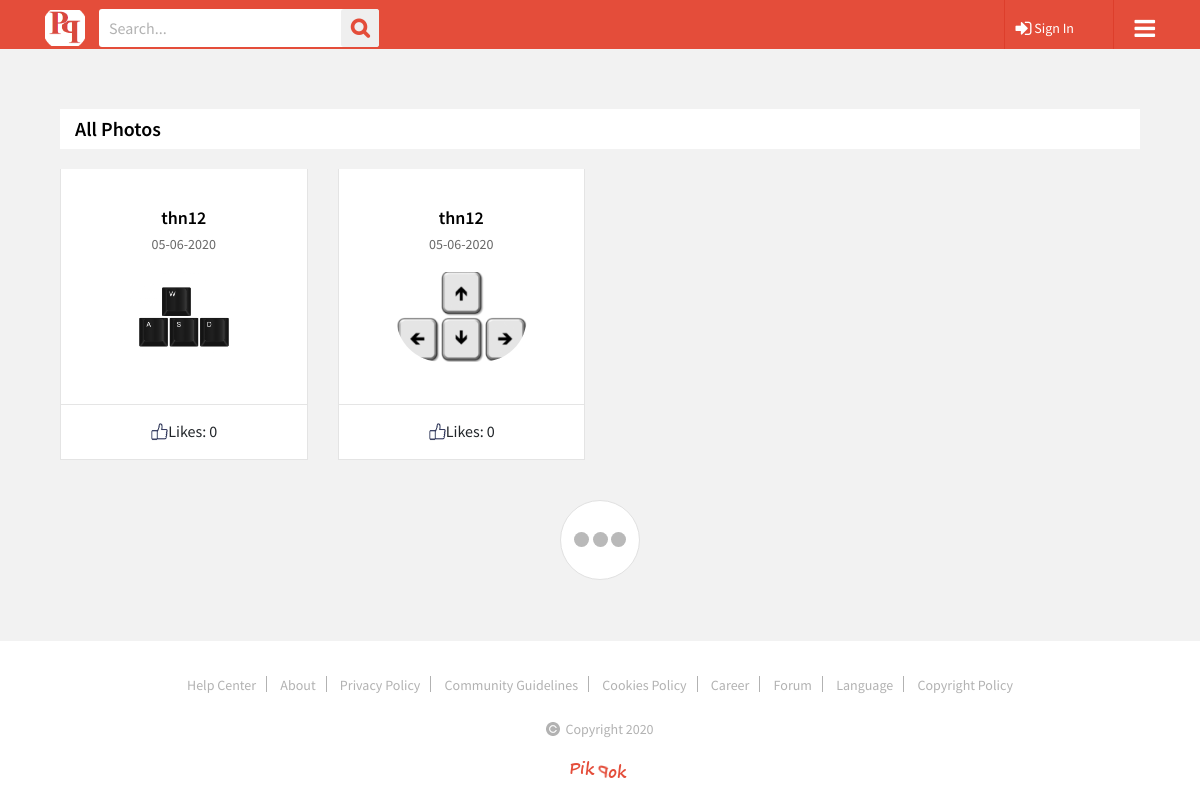
/top.php, run on an earlier commit of the app's database.
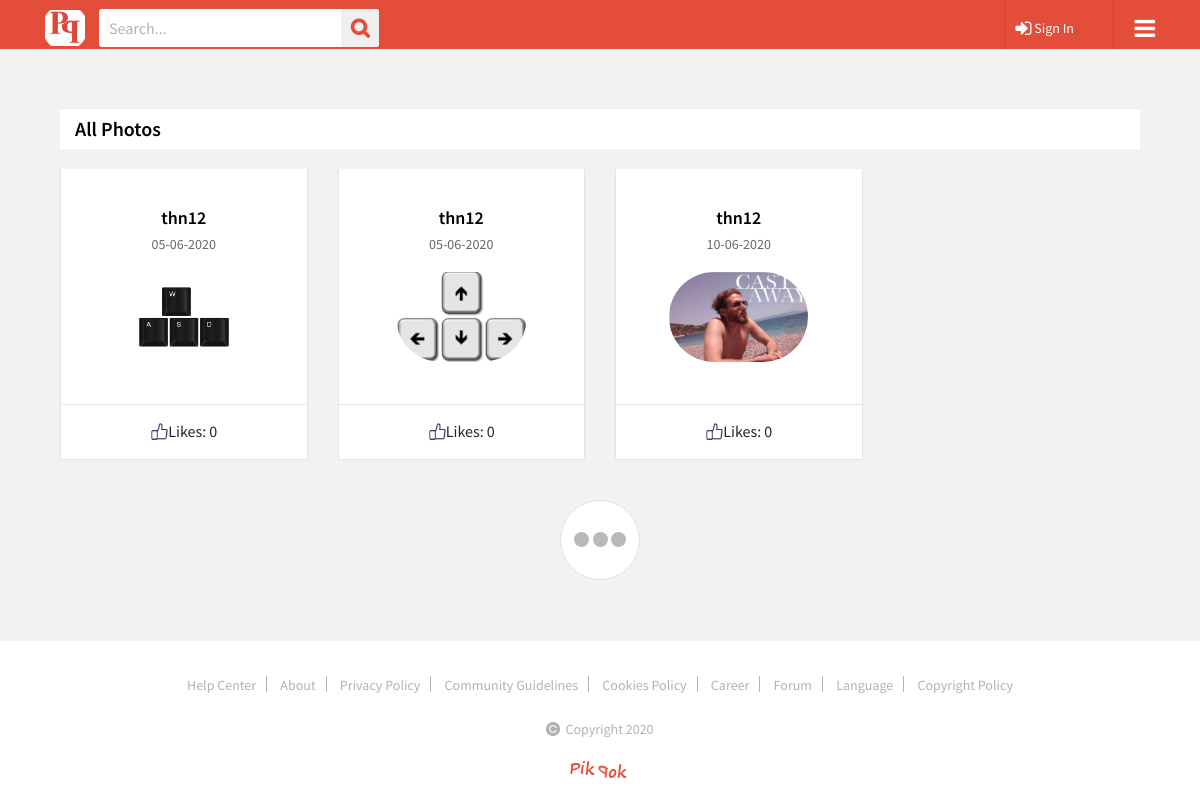
And on a later commit of the database.
### tables this page shows
CREATE TABLE `images` (
  `photo_id` int(11) NOT NULL,
  `photo_name` varchar(100) DEFAULT NULL,
  `photo_likes` bigint(20) DEFAULT NULL,
  `photo_path` varchar(100) DEFAULT NULL,
  `username` varchar(100) DEFAULT NULL,
  `photo_tag` varchar(100) DEFAULT NULL,
  `date_posted` datetime DEFAULT NULL
);

### top.php (the view, shortened to what the changed rows need)
<?php
require('db/db.php');
mysqli_set_charset($con,"utf8");
$query = "SELECT * FROM images ORDER BY photo_likes DESC";
$result = mysqli_query($con, $query);
?>
<!DOCTYPE html>
<html>
<head>
<link rel="stylesheet" type="text/css" href="css/animate.css">
<link rel="stylesheet" type="text/css" href="css/bootstrap.min.css">
<link rel="stylesheet" type="text/css" href="css/flatpickr.min.css">
<link rel="stylesheet" type="text/css" href="css/line-awesome.css">
<link rel="stylesheet" type="text/css" href="css/line-awesome-font-awesome.min.css">
<link rel="stylesheet" href="https://cdnjs.cloudflare.com/ajax/libs/font-awesome/4.7.0/css/font-awesome.min.css">
<link rel="stylesheet" type="text/css" href="lib/slick/slick.css">
<link rel="stylesheet" type="text/css" href="lib/slick/slick-theme.css">
<link rel="stylesheet" type="text/css" href="css/style.css">
<link rel="stylesheet" type="text/css" href="css/responsive.css">
</head>
<body oncontextmenu="return false;">
	<div class="wrapper">
		<section class="companies-info">
			<div class="container">
				<div class="companies-list">
					<div class="row">
				<?php
				while ($row = mysqli_fetch_array($result)) {
				$newDate = date("d-m-Y", strtotime($row['date_posted']));
				echo '
						<div class="col-lg-3 col-md-4 col-sm-6 col-12">
							<div >
							<form id="myform" class="company_profile_info" name="myform" method="post" action="picComments.php" >
								<div class="company-up-info">
									<a href="user-profile.html"><h3>';
									echo "<h3>".$row['username']."</h3>";
									echo "</a><h4>".$newDate."</h4>
									<img src=\"".$row['photo_path'].$row['photo_name']."\" alt='user's photo' />";
								echo "
								</div>
								<a id='likesNum' class='view-more-pro'> Likes:
									<img src='images/likes.png' alt='' height='18' width='18'>
									".$row['photo_likes']."
								</a>
								</form>
							</div>
						</div>
						";}
						?>
					</div>
				</div>
			</div>
		</section>
	</div>
</body>
</html>

What changed in the data, as far as the page shows it:
added images: username "thn12", date_posted "10-06-2020", photo_path+photo_name (picture), photo_likes "0"
